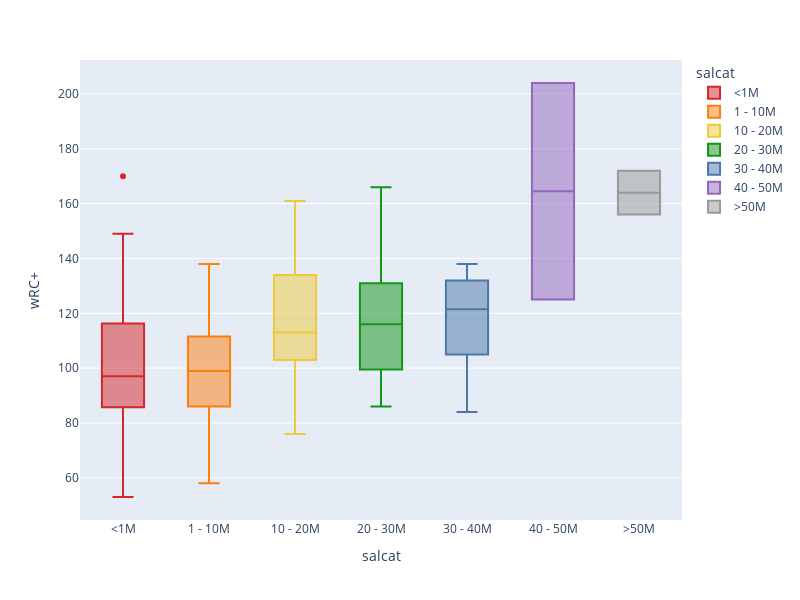

This figure's notebook cell:
### Code cell
desired_order = ['<1M', '1 - 10M', '10 - 20M', '20 - 30M', '30 - 40M', '40 - 50M', '>50M']
fig = px.box(df,
             x = 'salcat',
             y = 'wRC+',
             color = 'salcat',
             category_orders={'salcat': desired_order},
             color_discrete_sequence = (['#D62728', '#FF7F0E', '#EECA3B', '#109618', '#4C78A8', '#9467BD', '#999999']))

fig.update_layout(width = 800,
                  height = 600)

fig.show()

### Figure 1 — Plotly figure (JSON) as saved in the notebook; plotly's stock layout.template omitted (floating-point values rounded to 4 significant figures)
{"data": [{"alignmentgroup": "True", "hovertemplate": "salcat=%{x}<br>wRC+=%{y}<extra></extra>", "legendgroup": "<1M", "marker": {"color": "#D62728"}, "name": "<1M", "notched": false, "offsetgroup": "<1M", "orientation": "v", "showlegend": true, "type": "box", "x": ["<1M", "<1M", "<1M", "<1M", "<1M", "<1M", "<1M", "<1M", "<1M", "<1M", "<1M", "<1M", "<1M", "<1M", "<1M", "<1M", "<1M", "<1M", "<1M", "<1M", "<1M", "<1M", "<1M", "<1M", "<1M", "<1M", "<1M", "<1M", "<1M", "<1M", "<1M", "<1M", "<1M", "<1M", "<1M", "<1M", "<1M", "<1M", "<1M", "<1M", "<1M", "<1M", "<1M", "<1M", "<1M", "<1M", "<1M", "<1M", "<1M", "<1M", "<1M", "<1M", "<1M", "<1M", "<1M", "<1M", "<1M", "<1M", "<1M", "<1M", "<1M", "<1M", "<1M", "<1M", "<1M", "<1M", "<1M", "<1M", "<1M", "<1M", "<1M", "<1M", "<1M", "<1M", "<1M", "<1M", "<1M", "<1M", "<1M", "<1M", "<1M", "<1M", "<1M", "<1M", "<1M", "<1M", "<1M", "<1M", "<1M", "<1M", "<1M", "<1M", "<1M", "<1M", "<1M", "<1M", "<1M", "<1M", "<1M", "<1M", "<1M", "<1M", "<1M", "<1M", "<1M", "<1M", "<1M", "<1M", "<1M"], "x0": " ", "xaxis": "x", "y": [109, 106, 127, 116, 121, 124, 121, 129, 120, 118, 96, 109, 107, 113, 125, 95, 91, 83, 86, 114, 140, 90, 118, 77, 118, 101, 97, 92, 109, 116, 124, 86, 100, 65, 91, 113, 133, 81, 132, 121, 85, 91, 67, 105, 87, 107, 90, 170, 116, 82, 77, 81, 109, 115, 97, 76, 149, 137, 70, 72, 94, 125, 122, 88, 103, 93, 79, 111, 103, 91, 95, 146, 79, 110, 53, 85, 119, 82, 72, 95, 88, 66, 114, 98, 137, 95, 77, 89, 86, 97, 66, 101, 83, 115, 132, 98, 77, 86, 123, 54, 90, 72, 92, 53, 113, 77, 117, 90, 140], "y0": " ", "yaxis": "y"}, {"alignmentgroup": "True", "hovertemplate": "salcat=%{x}<br>wRC+=%{y}<extra></extra>", "legendgroup": "1 - 10M", "marker": {"color": "#FF7F0E"}, "name": "1 - 10M", "notched": false, "offsetgroup": "1 - 10M", "orientation": "v", "showlegend": true, "type": "box", "x": ["1 - 10M", "1 - 10M", "1 - 10M", "1 - 10M", "1 - 10M", "1 - 10M", "1 - 10M", "1 - 10M", "1 - 10M", "1 - 10M", "1 - 10M", "1 - 10M", "1 - 10M", "1 - 10M", "1 - 10M", "1 - 10M", "1 - 10M", "1 - 10M", "1 - 10M", "1 - 10M", "1 - 10M", "1 - 10M", "1 - 10M", "1 - 10M", "1 - 10M", "1 - 10M", "1 - 10M", "1 - 10M", "1 - 10M", "1 - 10M", "1 - 10M", "1 - 10M", "1 - 10M", "1 - 10M", "1 - 10M", "1 - 10M", "1 - 10M", "1 - 10M", "1 - 10M", "1 - 10M", "1 - 10M", "1 - 10M", "1 - 10M", "1 - 10M", "1 - 10M", "1 - 10M", "1 - 10M", "1 - 10M", "1 - 10M", "1 - 10M", "1 - 10M", "1 - 10M", "1 - 10M", "1 - 10M", "1 - 10M", "1 - 10M", "1 - 10M", "1 - 10M", "1 - 10M", "1 - 10M", "1 - 10M", "1 - 10M", "1 - 10M", "1 - 10M", "1 - 10M", "1 - 10M", "1 - 10M", "1 - 10M", "1 - 10M", "1 - 10M", "1 - 10M", "1 - 10M"], "x0": " ", "xaxis": "x", "y": [138, 111, 99, 87, 117, 113, 83, 96, 98, 91, 96, 129, 112, 65, 102, 89, 100, 106, 114, 95, 83, 111, 127, 73, 107, 132, 119, 114, 116, 105, 102, 122, 94, 93, 92, 109, 113, 95, 110, 89, 75, 92, 94, 99, 128, 69, 84, 116, 115, 105, 79, 85, 78, 104, 115, 107, 91, 81, 73, 99, 70, 125, 103, 101, 58, 93, 70, 100, 66, 101, 66, 65], "y0": " ", "yaxis": "y"}, {"alignmentgroup": "True", "hovertemplate": "salcat=%{x}<br>wRC+=%{y}<extra></extra>", "legendgroup": "10 - 20M", "marker": {"color": "#EECA3B"}, "name": "10 - 20M", "notched": false, "offsetgroup": "10 - 20M", "orientation": "v", "showlegend": true, "type": "box", "x": ["10 - 20M", "10 - 20M", "10 - 20M", "10 - 20M", "10 - 20M", "10 - 20M", "10 - 20M", "10 - 20M", "10 - 20M", "10 - 20M", "10 - 20M", "10 - 20M", "10 - 20M", "10 - 20M", "10 - 20M", "10 - 20M", "10 - 20M", "10 - 20M", "10 - 20M", "10 - 20M", "10 - 20M", "10 - 20M", "10 - 20M", "10 - 20M", "10 - 20M", "10 - 20M", "10 - 20M", "10 - 20M", "10 - 20M", "10 - 20M", "10 - 20M", "10 - 20M", "10 - 20M", "10 - 20M", "10 - 20M", "10 - 20M", "10 - 20M", "10 - 20M"], "x0": " ", "xaxis": "x", "y": [152, 120, 161, 122, 104, 113, 99, 123, 109, 139, 113, 134, 107, 128, 136, 114, 111, 86, 124, 145, 95, 136, 103, 117, 83, 90, 103, 111, 153, 161, 137, 81, 122, 97, 112, 109, 88, 76], "y0": " ", "yaxis": "y"}, {"alignmentgroup": "True", "hovertemplate": "salcat=%{x}<br>wRC+=%{y}<extra></extra>", "legendgroup": "20 - 30M", "marker": {"color": "#109618"}, "name": "20 - 30M", "notched": false, "offsetgroup": "20 - 30M", "orientation": "v", "showlegend": true, "type": "box", "x": ["20 - 30M", "20 - 30M", "20 - 30M", "20 - 30M", "20 - 30M", "20 - 30M", "20 - 30M", "20 - 30M", "20 - 30M", "20 - 30M", "20 - 30M", "20 - 30M", "20 - 30M", "20 - 30M", "20 - 30M", "20 - 30M", "20 - 30M", "20 - 30M", "20 - 30M", "20 - 30M", "20 - 30M", "20 - 30M", "20 - 30M", "20 - 30M", "20 - 30M", "20 - 30M", "20 - 30M"], "x0": " ", "xaxis": "x", "y": [136, 141, 131, 130, 108, 137, 133, 116, 125, 113, 101, 114, 99, 121, 95, 99, 125, 139, 90, 166, 131, 104, 94, 118, 89, 103, 86], "y0": " ", "yaxis": "y"}, {"alignmentgroup": "True", "hovertemplate": "salcat=%{x}<br>wRC+=%{y}<extra></extra>", "legendgroup": "30 - 40M", "marker": {"color": "#4C78A8"}, "name": "30 - 40M", "notched": false, "offsetgroup": "30 - 40M", "orientation": "v", "showlegend": true, "type": "box", "x": ["30 - 40M", "30 - 40M", "30 - 40M", "30 - 40M", "30 - 40M", "30 - 40M", "30 - 40M", "30 - 40M"], "x0": " ", "xaxis": "x", "y": [129, 135, 123, 104, 106, 120, 138, 84], "y0": " ", "yaxis": "y"}, {"alignmentgroup": "True", "hovertemplate": "salcat=%{x}<br>wRC+=%{y}<extra></extra>", "legendgroup": "40 - 50M", "marker": {"color": "#9467BD"}, "name": "40 - 50M", "notched": false, "offsetgroup": "40 - 50M", "orientation": "v", "showlegend": true, "type": "box", "x": ["40 - 50M", "40 - 50M"], "x0": " ", "xaxis": "x", "y": [204, 125], "y0": " ", "yaxis": "y"}, {"alignmentgroup": "True", "hovertemplate": "salcat=%{x}<br>wRC+=%{y}<extra></extra>", "legendgroup": ">50M", "marker": {"color": "#999999"}, "name": ">50M", "notched": false, "offsetgroup": ">50M", "orientation": "v", "showlegend": true, "type": "box", "x": [">50M", ">50M"], "x0": " ", "xaxis": "x", "y": [172, 156], "y0": " ", "yaxis": "y"}], "layout": {"boxmode": "overlay", "height": 600, "legend": {"title": {"text": "salcat"}, "tracegroupgap": 0}, "margin": {"t": 60}, "width": 800, "xaxis": {"anchor": "y", "categoryarray": ["<1M", "1 - 10M", "10 - 20M", "20 - 30M", "30 - 40M", "40 - 50M", ">50M"], "categoryorder": "array", "domain": [0, 1], "title": {"text": "salcat"}}, "yaxis": {"anchor": "x", "domain": [0, 1], "title": {"text": "wRC+"}}}}
